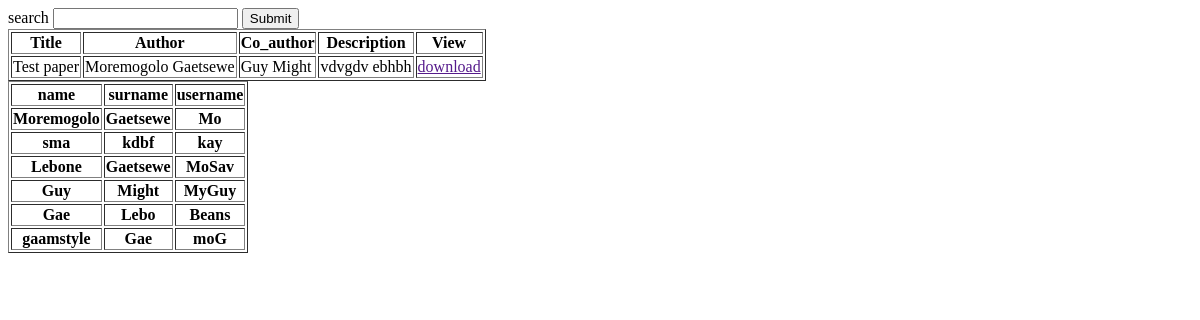
/search/, run on an earlier commit of the app's database.
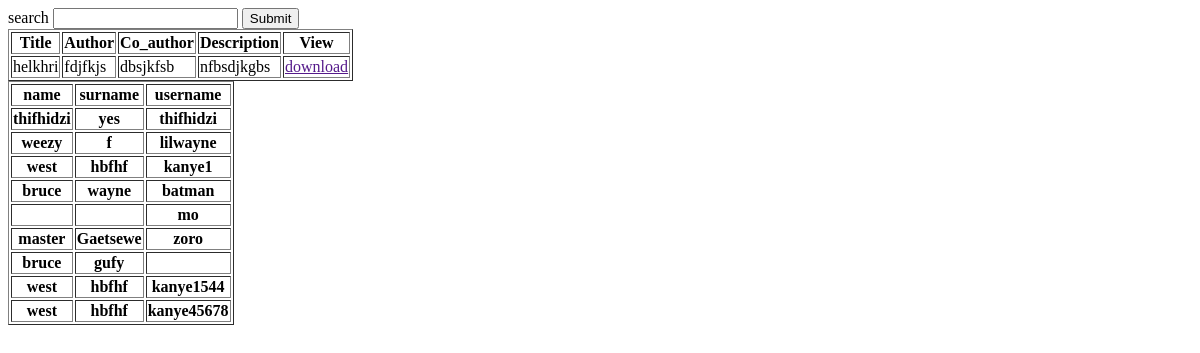
And on a later commit of the database.
### researchapp/models.py (models this page shows, shortened)
class Paper(models.Model):
    title = models.CharField(max_length=100)
    author = models.CharField(max_length=50)
    co_author = models.CharField(max_length=50)
    description =  models.TextField()
    category  = models.ForeignKey(PaperType, on_delete=models.CASCADE, default=None,blank=True , null=TRUE)
    group = models.ForeignKey(Group, on_delete=models.CASCADE, default=None,blank=True , null=TRUE)
    publication = models.FileField(upload_to='pdf/publications')
    peerReview = models.FileField(upload_to='pdf/peerReview', blank=True , null=TRUE)
    created = models.DateField(auto_now_add=True)

class User(AbstractUser):
    role = models.ForeignKey(Role, on_delete=models.CASCADE, default=None,blank=True , null=TRUE)
    university = models.ForeignKey(University, on_delete=models.CASCADE, default=None,blank=True , null=TRUE)
    group = models.ForeignKey(Group, on_delete=models.CASCADE, default=None,blank=True , null=TRUE)
    bio = models.CharField(max_length=100, blank=True , null=TRUE)
    student_role = models.ForeignKey(StudentRole, on_delete=models.CASCADE, default=None,blank=True , null=TRUE)
    image = models.ImageField(upload_to = 'images/profilePic',blank=True , null=TRUE)

### researchapp/views.py (the view)
# urls.py: path('search/', views.search, name = 'search'),
def search(request):
    query_string = ''
    found_entries = None
    if ('search' in request.GET) and request.GET['search'].strip():
        query_string = request.GET['search']
        entry_query = get_query(query_string, ['title', 'description','author'])
        entry_query_2 = get_query(query_string, ['username', 'first_name', 'last_name'])
        paper_list= Paper.objects.filter(entry_query)
        people_list = User.objects.filter(entry_query_2)
        context = {
            'papers':paper_list,
            'people': people_list
            }
        return render(request,'search.html',context )
    else:
        display_paper = Paper.objects.all()
        display_people = User.objects.all()
        context = {
            'papers':display_paper,
            'people': display_people
            }
        return render(request, 'search.html', context)

### researchapp/templates/search.html (shortened to what this page needs)
{%load static%}
<!DOCTYPE html>
<form method = 'GET'>
    <label for="search">search</label>
    <input type="text" id="search" name="search">
    <input type = 'submit' name = 'Search'/>
    <table border = '1'>
        <tr>
            <th>Title</th>
            <th>Author</th>
            <th>Co_author</th>
            <th>Description</th>
            <th>View</th>
        </tr>
  {% for paper in papers%}
    <td>{{paper.title}}  </td>
    <td>{{paper.author}} </td>
    <td>{{paper.co_author}} </td>
    <td>{{paper.description}}  </td>
    <td> <a href="{{ paper.pdf.url }}"> download </a></td>
  {% endfor%}
</table>
  <table border = '1'>
    <tr>
        <th>name</th>
        <th>surname</th>
        <th>username</th>
    </tr>
  {% for person in people%}
    <th>{{person.first_name}}</th>
    <th>{{person.last_name}} </th>
    <th>{{person.username}}  </th>
  {% endfor%}
</table>

What changed in the data, as far as the page shows it:
removed Paper: title "Test paper", author "Moremogolo Gaetsewe", co_author "Guy Might", description "vdvgdv ebhbh"
removed User: first_name "Moremogolo", last_name "Gaetsewe", username "Mo"
removed User: first_name "sma", last_name "kdbf", username "kay"
removed User: first_name "Lebone", last_name "Gaetsewe", username "MoSav"
removed User: first_name "Guy", last_name "Might", username "MyGuy"
removed User: first_name "Gae", last_name "Lebo", username "Beans"
removed User: first_name "gaamstyle", last_name "Gae", username "moG"
added Paper: title "helkhri", author "fdjfkjs", co_author "dbsjkfsb", description "nfbsdjkgbs"
added User: first_name "thifhidzi", last_name "yes", username "thifhidzi"
added User: first_name "weezy", last_name "f", username "lilwayne"
added User: first_name "west", last_name "hbfhf", username "kanye1"
added User: first_name "bruce", last_name "wayne", username "batman"
added User: username "mo"
added User: first_name "master", last_name "Gaetsewe", username "zoro"
added User: first_name "bruce", last_name "gufy"
added User: first_name "west", last_name "hbfhf", username "kanye1544"
added User: first_name "west", last_name "hbfhf", username "kanye45678"
